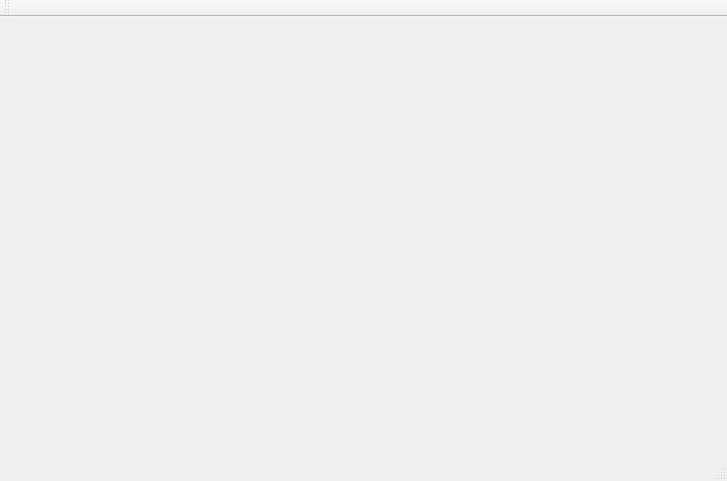
<?xml version="1.0" encoding="UTF-8"?>
<ui version="4.0">
 <class>MainWindow</class>
 <widget class="QMainWindow" name="MainWindow">
  <property name="enabled">
   <bool>true</bool>
  </property>
  <property name="geometry">
   <rect>
    <x>0</x>
    <y>0</y>
    <width>727</width>
    <height>481</height>
   </rect>
  </property>
  <property name="minimumSize">
   <size>
    <width>640</width>
    <height>360</height>
   </size>
  </property>
  <property name="windowTitle">
   <string>MainWindow</string>
  </property>
  <property name="autoFillBackground">
   <bool>false</bool>
  </property>
  <property name="styleSheet">
   <string notr="true">border-image: url(:/image/Media/tausta.bmp) 0 0 0 0 stretch stretch;</string>
  </property>
  <property name="locale">
   <locale language="Finnish" country="Finland"/>
  </property>
  <property name="animated">
   <bool>false</bool>
  </property>
  <widget class="QWidget" name="centralWidget"/>
  <widget class="QToolBar" name="mainToolBar">
   <attribute name="toolBarArea">
    <enum>TopToolBarArea</enum>
   </attribute>
   <attribute name="toolBarBreak">
    <bool>true</bool>
   </attribute>
  </widget>
  <widget class="QStatusBar" name="statusBar"/>
 </widget>
 <layoutdefault spacing="6" margin="11"/>
 <resources/>
 <connections/>
</ui>
